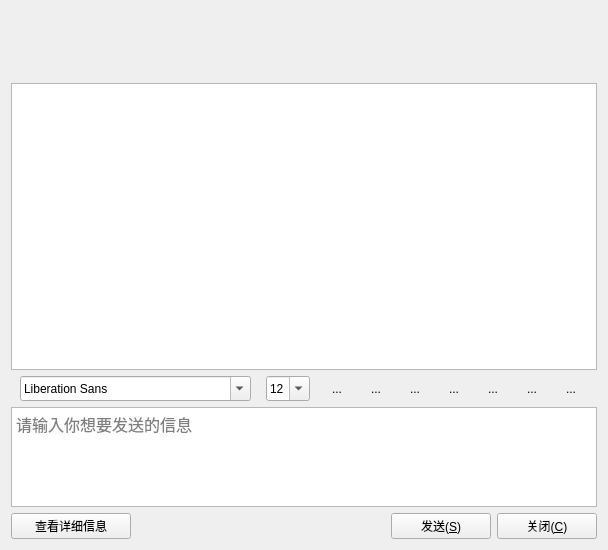
<?xml version="1.0" encoding="UTF-8"?>
<ui version="4.0">
 <class>chatDlg</class>
 <widget class="QWidget" name="chatDlg">
  <property name="geometry">
   <rect>
    <x>0</x>
    <y>0</y>
    <width>608</width>
    <height>550</height>
   </rect>
  </property>
  <property name="windowTitle">
   <string>Form</string>
  </property>
  <layout class="QGridLayout" name="gridLayout">
   <item row="0" column="0">
    <layout class="QHBoxLayout" name="horizontalLayout_5">
     <item>
      <widget class="QLabel" name="lb_img">
       <property name="minimumSize">
        <size>
         <width>60</width>
         <height>60</height>
        </size>
       </property>
       <property name="maximumSize">
        <size>
         <width>60</width>
         <height>60</height>
        </size>
       </property>
       <property name="text">
        <string/>
       </property>
      </widget>
     </item>
     <item>
      <layout class="QVBoxLayout" name="verticalLayout">
       <item>
        <layout class="QHBoxLayout" name="horizontalLayout_3">
         <item>
          <widget class="QLabel" name="lb_name">
           <property name="minimumSize">
            <size>
             <width>100</width>
             <height>30</height>
            </size>
           </property>
           <property name="maximumSize">
            <size>
             <width>150</width>
             <height>30</height>
            </size>
           </property>
           <property name="font">
            <font>
             <family>宋体</family>
             <pointsize>14</pointsize>
            </font>
           </property>
           <property name="text">
            <string/>
           </property>
          </widget>
         </item>
         <item>
          <widget class="QLabel" name="lb_email">
           <property name="minimumSize">
            <size>
             <width>150</width>
             <height>30</height>
            </size>
           </property>
           <property name="maximumSize">
            <size>
             <width>180</width>
             <height>30</height>
            </size>
           </property>
           <property name="font">
            <font>
             <family>Times New Roman</family>
             <pointsize>12</pointsize>
            </font>
           </property>
           <property name="text">
            <string/>
           </property>
          </widget>
         </item>
         <item>
          <widget class="QLabel" name="lb_tel">
           <property name="minimumSize">
            <size>
             <width>150</width>
             <height>30</height>
            </size>
           </property>
           <property name="maximumSize">
            <size>
             <width>180</width>
             <height>30</height>
            </size>
           </property>
           <property name="font">
            <font>
             <family>Times New Roman</family>
             <pointsize>12</pointsize>
            </font>
           </property>
           <property name="text">
            <string/>
           </property>
           <property name="alignment">
            <set>Qt::AlignCenter</set>
           </property>
          </widget>
         </item>
        </layout>
       </item>
       <item>
        <layout class="QHBoxLayout" name="horizontalLayout_4">
         <item>
          <widget class="QLabel" name="lb_spoint">
           <property name="minimumSize">
            <size>
             <width>10</width>
             <height>10</height>
            </size>
           </property>
           <property name="maximumSize">
            <size>
             <width>10</width>
             <height>10</height>
            </size>
           </property>
           <property name="styleSheet">
            <string notr="true"/>
           </property>
           <property name="text">
            <string/>
           </property>
          </widget>
         </item>
         <item>
          <widget class="QLabel" name="lb_status">
           <property name="minimumSize">
            <size>
             <width>50</width>
             <height>30</height>
            </size>
           </property>
           <property name="maximumSize">
            <size>
             <width>50</width>
             <height>30</height>
            </size>
           </property>
           <property name="font">
            <font>
             <family>宋体</family>
             <pointsize>12</pointsize>
            </font>
           </property>
           <property name="text">
            <string/>
           </property>
          </widget>
         </item>
         <item>
          <widget class="QLabel" name="lb_instruct">
           <property name="minimumSize">
            <size>
             <width>150</width>
             <height>30</height>
            </size>
           </property>
           <property name="maximumSize">
            <size>
             <width>16777215</width>
             <height>30</height>
            </size>
           </property>
           <property name="sizeIncrement">
            <size>
             <width>150</width>
             <height>30</height>
            </size>
           </property>
           <property name="font">
            <font>
             <pointsize>12</pointsize>
            </font>
           </property>
           <property name="text">
            <string/>
           </property>
          </widget>
         </item>
        </layout>
       </item>
      </layout>
     </item>
    </layout>
   </item>
   <item row="1" column="0">
    <widget class="QTextBrowser" name="textBrowser">
     <property name="font">
      <font>
       <pointsize>-1</pointsize>
      </font>
     </property>
     <property name="styleSheet">
      <string notr="true">font-size: 16px;</string>
     </property>
    </widget>
   </item>
   <item row="2" column="0">
    <layout class="QHBoxLayout" name="horizontalLayout">
     <item>
      <widget class="QFontComboBox" name="font">
       <property name="sizePolicy">
        <sizepolicy hsizetype="Fixed" vsizetype="Fixed">
         <horstretch>0</horstretch>
         <verstretch>0</verstretch>
        </sizepolicy>
       </property>
       <property name="minimumSize">
        <size>
         <width>1</width>
         <height>25</height>
        </size>
       </property>
      </widget>
     </item>
     <item>
      <widget class="QComboBox" name="fontSize">
       <property name="sizePolicy">
        <sizepolicy hsizetype="Fixed" vsizetype="Maximum">
         <horstretch>0</horstretch>
         <verstretch>0</verstretch>
        </sizepolicy>
       </property>
       <property name="minimumSize">
        <size>
         <width>0</width>
         <height>25</height>
        </size>
       </property>
       <property name="editable">
        <bool>true</bool>
       </property>
       <property name="currentIndex">
        <number>3</number>
       </property>
       <item>
        <property name="text">
         <string>9</string>
        </property>
       </item>
       <item>
        <property name="text">
         <string>10</string>
        </property>
       </item>
       <item>
        <property name="text">
         <string>11</string>
        </property>
       </item>
       <item>
        <property name="text">
         <string>12</string>
        </property>
       </item>
       <item>
        <property name="text">
         <string>13</string>
        </property>
       </item>
       <item>
        <property name="text">
         <string>14</string>
        </property>
       </item>
       <item>
        <property name="text">
         <string>15</string>
        </property>
       </item>
       <item>
        <property name="text">
         <string>16</string>
        </property>
       </item>
       <item>
        <property name="text">
         <string>17</string>
        </property>
       </item>
       <item>
        <property name="text">
         <string>18</string>
        </property>
       </item>
       <item>
        <property name="text">
         <string>19</string>
        </property>
       </item>
       <item>
        <property name="text">
         <string>20</string>
        </property>
       </item>
       <item>
        <property name="text">
         <string>21</string>
        </property>
       </item>
       <item>
        <property name="text">
         <string>22</string>
        </property>
       </item>
      </widget>
     </item>
     <item>
      <widget class="QToolButton" name="textbold">
       <property name="toolTip">
        <string>加粗</string>
       </property>
       <property name="autoFillBackground">
        <bool>false</bool>
       </property>
       <property name="text">
        <string>...</string>
       </property>
       <property name="icon">
        <iconset resource="images.qrc">
         <normaloff>:/images/tb</normaloff>:/images/tb</iconset>
       </property>
       <property name="iconSize">
        <size>
         <width>24</width>
         <height>24</height>
        </size>
       </property>
       <property name="checkable">
        <bool>true</bool>
       </property>
       <property name="autoRaise">
        <bool>true</bool>
       </property>
      </widget>
     </item>
     <item>
      <widget class="QToolButton" name="textitalic">
       <property name="toolTip">
        <string>倾斜</string>
       </property>
       <property name="autoFillBackground">
        <bool>false</bool>
       </property>
       <property name="text">
        <string>...</string>
       </property>
       <property name="icon">
        <iconset resource="images.qrc">
         <normaloff>:/images/ti</normaloff>:/images/ti</iconset>
       </property>
       <property name="iconSize">
        <size>
         <width>24</width>
         <height>24</height>
        </size>
       </property>
       <property name="checkable">
        <bool>true</bool>
       </property>
       <property name="autoRaise">
        <bool>true</bool>
       </property>
      </widget>
     </item>
     <item>
      <widget class="QToolButton" name="textUnderline">
       <property name="toolTip">
        <string>下划线</string>
       </property>
       <property name="autoFillBackground">
        <bool>false</bool>
       </property>
       <property name="text">
        <string>...</string>
       </property>
       <property name="icon">
        <iconset resource="images.qrc">
         <normaloff>:/images/tu</normaloff>:/images/tu</iconset>
       </property>
       <property name="iconSize">
        <size>
         <width>24</width>
         <height>24</height>
        </size>
       </property>
       <property name="checkable">
        <bool>true</bool>
       </property>
       <property name="autoRaise">
        <bool>true</bool>
       </property>
      </widget>
     </item>
     <item>
      <widget class="QToolButton" name="textcolor">
       <property name="toolTip">
        <string>字体颜色</string>
       </property>
       <property name="autoFillBackground">
        <bool>false</bool>
       </property>
       <property name="text">
        <string>...</string>
       </property>
       <property name="icon">
        <iconset resource="images.qrc">
         <normaloff>:/images/tc</normaloff>:/images/tc</iconset>
       </property>
       <property name="iconSize">
        <size>
         <width>24</width>
         <height>24</height>
        </size>
       </property>
       <property name="checkable">
        <bool>false</bool>
       </property>
       <property name="autoRaise">
        <bool>true</bool>
       </property>
      </widget>
     </item>
     <item>
      <widget class="QToolButton" name="sendfile">
       <property name="toolTip">
        <string>传送文件</string>
       </property>
       <property name="autoFillBackground">
        <bool>false</bool>
       </property>
       <property name="text">
        <string>...</string>
       </property>
       <property name="icon">
        <iconset resource="images.qrc">
         <normaloff>:/images/fo</normaloff>:/images/fo</iconset>
       </property>
       <property name="iconSize">
        <size>
         <width>24</width>
         <height>24</height>
        </size>
       </property>
       <property name="checkable">
        <bool>false</bool>
       </property>
       <property name="autoRaise">
        <bool>true</bool>
       </property>
      </widget>
     </item>
     <item>
      <widget class="QToolButton" name="save">
       <property name="toolTip">
        <string>保存聊天记录</string>
       </property>
       <property name="autoFillBackground">
        <bool>false</bool>
       </property>
       <property name="text">
        <string>...</string>
       </property>
       <property name="icon">
        <iconset resource="images.qrc">
         <normaloff>:/images/fs</normaloff>:/images/fs</iconset>
       </property>
       <property name="iconSize">
        <size>
         <width>24</width>
         <height>24</height>
        </size>
       </property>
       <property name="checkable">
        <bool>false</bool>
       </property>
       <property name="autoRaise">
        <bool>true</bool>
       </property>
      </widget>
     </item>
     <item>
      <widget class="QToolButton" name="clear">
       <property name="toolTip">
        <string>清空聊天记录</string>
       </property>
       <property name="autoFillBackground">
        <bool>false</bool>
       </property>
       <property name="text">
        <string>...</string>
       </property>
       <property name="icon">
        <iconset resource="images.qrc">
         <normaloff>:/images/del</normaloff>:/images/del</iconset>
       </property>
       <property name="iconSize">
        <size>
         <width>24</width>
         <height>24</height>
        </size>
       </property>
       <property name="checkable">
        <bool>false</bool>
       </property>
       <property name="autoRaise">
        <bool>true</bool>
       </property>
      </widget>
     </item>
    </layout>
   </item>
   <item row="3" column="0">
    <widget class="QTextEdit" name="textEdit">
     <property name="sizePolicy">
      <sizepolicy hsizetype="Expanding" vsizetype="Maximum">
       <horstretch>0</horstretch>
       <verstretch>1</verstretch>
      </sizepolicy>
     </property>
     <property name="maximumSize">
      <size>
       <width>16777215</width>
       <height>100</height>
      </size>
     </property>
     <property name="sizeIncrement">
      <size>
       <width>0</width>
       <height>0</height>
      </size>
     </property>
     <property name="baseSize">
      <size>
       <width>0</width>
       <height>60</height>
      </size>
     </property>
     <property name="font">
      <font>
       <family>宋体</family>
       <pointsize>12</pointsize>
      </font>
     </property>
     <property name="html">
      <string>&lt;!DOCTYPE HTML PUBLIC &quot;-//W3C//DTD HTML 4.0//EN&quot; &quot;http://www.w3.org/TR/REC-html40/strict.dtd&quot;&gt;
&lt;html&gt;&lt;head&gt;&lt;meta name=&quot;qrichtext&quot; content=&quot;1&quot; /&gt;&lt;style type=&quot;text/css&quot;&gt;
p, li { white-space: pre-wrap; }
&lt;/style&gt;&lt;/head&gt;&lt;body style=&quot; font-family:'宋体'; font-size:12pt; font-weight:400; font-style:normal;&quot;&gt;
&lt;p style=&quot;-qt-paragraph-type:empty; margin-top:0px; margin-bottom:0px; margin-left:0px; margin-right:0px; -qt-block-indent:0; text-indent:0px;&quot;&gt;&lt;br /&gt;&lt;/p&gt;&lt;/body&gt;&lt;/html&gt;</string>
     </property>
     <property name="placeholderText">
      <string>请输入你想要发送的信息</string>
     </property>
    </widget>
   </item>
   <item row="4" column="0">
    <layout class="QHBoxLayout" name="horizontalLayout_2">
     <item>
      <widget class="QPushButton" name="checkInfo">
       <property name="minimumSize">
        <size>
         <width>120</width>
         <height>0</height>
        </size>
       </property>
       <property name="text">
        <string>查看详细信息</string>
       </property>
      </widget>
     </item>
     <item>
      <spacer name="horizontalSpacer">
       <property name="orientation">
        <enum>Qt::Horizontal</enum>
       </property>
       <property name="sizeHint" stdset="0">
        <size>
         <width>40</width>
         <height>20</height>
        </size>
       </property>
      </spacer>
     </item>
     <item>
      <widget class="QPushButton" name="send">
       <property name="minimumSize">
        <size>
         <width>100</width>
         <height>25</height>
        </size>
       </property>
       <property name="text">
        <string>发送(&amp;S)</string>
       </property>
      </widget>
     </item>
     <item>
      <widget class="QPushButton" name="close">
       <property name="minimumSize">
        <size>
         <width>100</width>
         <height>25</height>
        </size>
       </property>
       <property name="text">
        <string>关闭(&amp;C)</string>
       </property>
      </widget>
     </item>
    </layout>
   </item>
  </layout>
 </widget>
 <resources>
  <include location="images.qrc"/>
 </resources>
 <connections/>
</ui>
